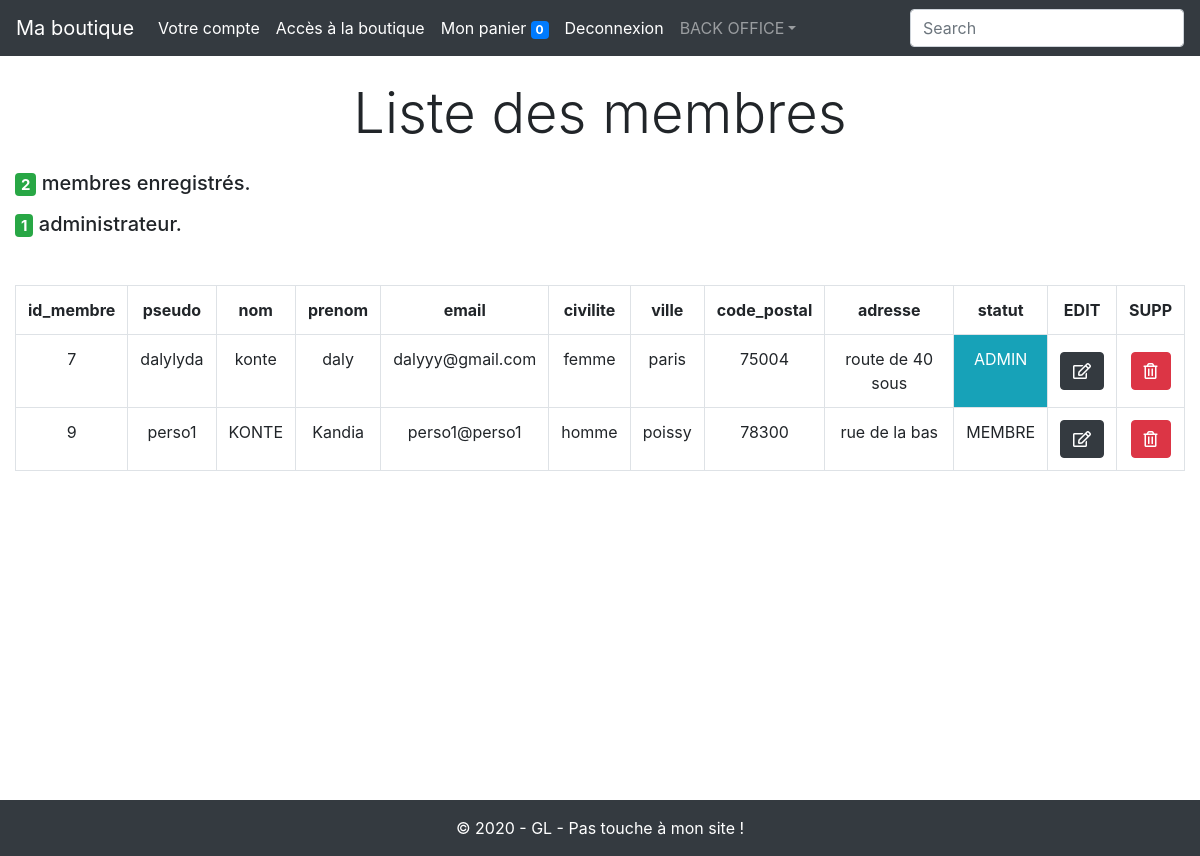
The app's page /admin/gestion_membre.php (signed in) with its own data.
### tables this page shows
CREATE TABLE `membre` (
  `id_membre` int(11) NOT NULL,
  `pseudo` varchar(20) NOT NULL,
  `mdp` varchar(60) NOT NULL,
  `nom` varchar(20) NOT NULL,
  `prenom` varchar(20) NOT NULL,
  `email` varchar(50) NOT NULL,
  `civilite` enum('homme','femme') NOT NULL,
  `ville` varchar(20) NOT NULL,
  `code_postal` int(5) UNSIGNED ZEROFILL NOT NULL,
  `adresse` text NOT NULL,
  `statut` int(1) NOT NULL
);

### admin/gestion_membre.php (the view, shortened to what this page needs)
<?php
require_once('../inc/init.inc.php');
require_once('../inc/header.inc.php');
require_once('../inc/nav.inc.php');
?>
<?php
$m = $bdd->query("SELECT * FROM membre");
$membre = $m->fetchAll(PDO::FETCH_ASSOC);
?>
<h1 class="display-4 text-center my-4">Liste des membres</h1>
<?php
if($m->rowCount()==1)
    $txtmembre = 'membre enregistré.';
else
    $txtmembre = 'membres enregistrés.';
?>
<p><h5><span class="badge badge-success"><?= $m->rowCount() ?></span> <?= $txtmembre ?></h5></p>
<?php
$admin=$bdd->query("SELECT statut FROM membre WHERE statut = 1");
if($admin->rowCount()==1)
    $txtadmin = 'administrateur.';
else
    $txtadmin = 'administrateurs'
?>
    <p><h5><span class="badge badge-success"><?= $admin->rowCount() ?></span> <?= $txtadmin ?></h5></p>
<?php
echo '<table class="table mt-5 table-bordered text-center"><tr>';
foreach($membre[0] as $key => $value)
{
    if($key == 'mdp')
    {
    }
    else
    {
        echo "<th> $key </th>";
    }
}
    echo"<th>EDIT</th>";
    echo"<th>SUPP</th>";
    echo'<tr>';
    foreach($membre as $key => $value)
    {
        echo'<tr>';
        foreach($value as $key2 => $value2)
        {
            if($key2!= 'mdp')
            {
                if($key2 == 'statut')
                {
                    if($value2 == 0)
                    {
                        echo "<td>MEMBRE</td>";
                    }
                    else
                    {
                        echo "<td class='bg-info text-white'>ADMIN</td>";
                    }
                }
                else
                {
                    echo "<td>$value2</td>";
                }
            }
        }
        echo "<td class='align-middle'><a href='?action=modification&id_membre=$value[id_membre]' class='btn btn-dark'><i class='far fa-edit'></i></a></td>";
        echo"<td class='align-middle'><a href='?action=suppression&id_membre=$value[id_membre]' class='btn btn-danger' onclick='return(confirm(\"En êtes vous certain\"));'><i class='far fa-trash-alt'></i></a></td>";
    }
echo '</table>';
?>
<?php
require_once('../inc/footer.inc.php');

### records on screen
membre: id_membre "7", pseudo "dalylyda", nom "konte", prenom "daly", email "dalyyy@gmail.com", civilite "femme", ville "paris", code_postal "75004", adresse "route de 40 sous", statut "ADMIN"
membre: id_membre "9", pseudo "perso1", nom "KONTE", prenom "Kandia", email "perso1@perso1", civilite "homme", ville "poissy", code_postal "78300", adresse "rue de la bas", statut "MEMBRE"

### other values on screen
$m->rowCount() "2"
$txtmembre "membres enregistrés."
$admin->rowCount() "1"
$txtadmin "administrateur."
$key "id_membre"
$key "pseudo"
$key "nom"
$key "prenom"
$key "email"
$key "civilite"
$key "ville"
$key "code_postal"
$key "adresse"
$key "statut"
